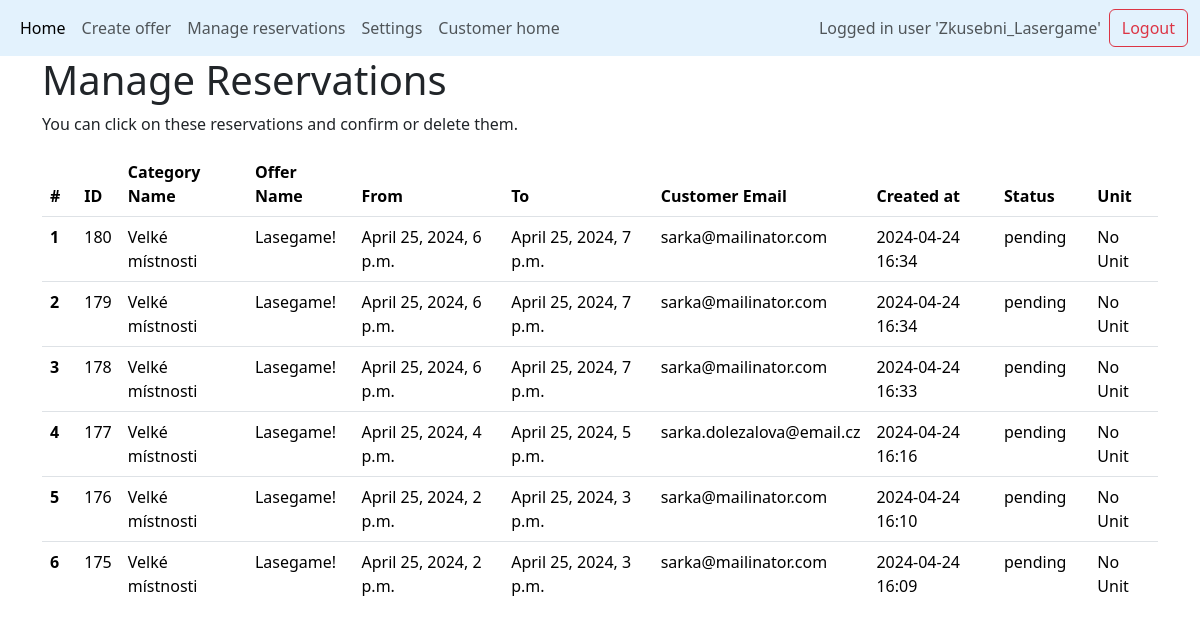
The page /managed_reservations (signed in) on the database as committed earlier.
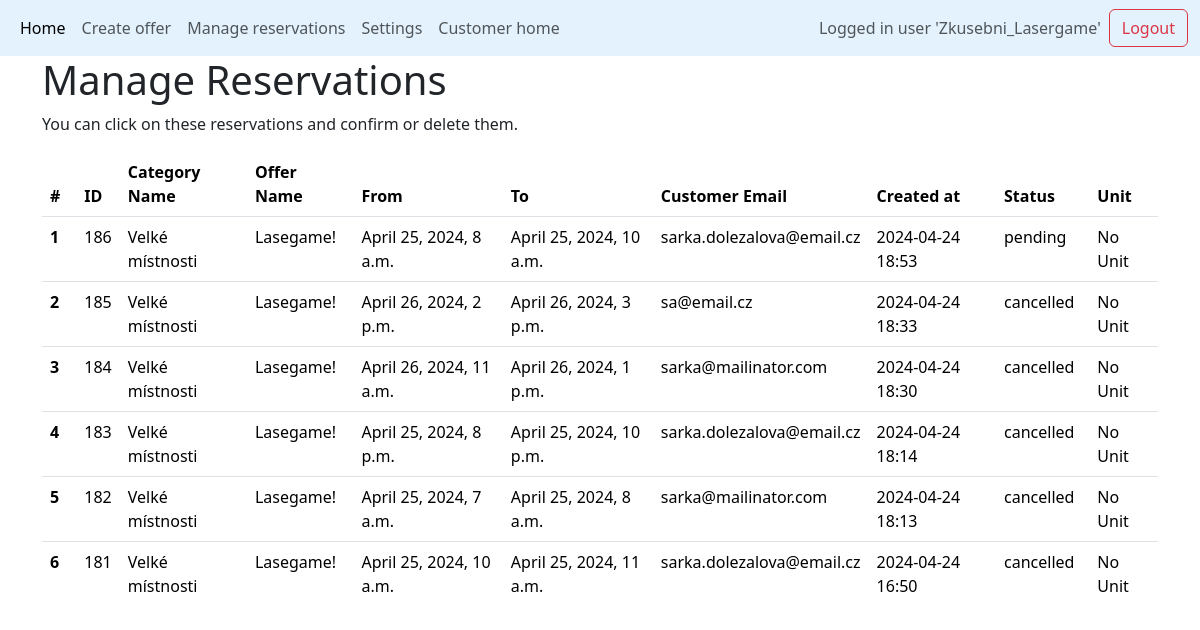
The same page on the database as committed later.
### base/models.py (models this page shows, shortened)
class Reservation(models.Model):
    reservation_from = models.DateTimeField(help_text="Start time/date of the reservation")
    reservation_to = models.DateTimeField(null=True, blank=True, help_text="End time/date of the reservation")
    submission_time = models.DateTimeField(default=timezone.now, help_text="When the reservation was submitted")
    confirmed_by_manager = models.CharField(
        max_length=1,
        choices=[("A", "Confirmed"), ("N", "Not Confirmed")],
        null=True,
        blank=True,
        help_text="Whether the reservation is confirmed by a manager"
    )
    customer_email = models.EmailField()
    customer_name = models.CharField(max_length=100)
    verification_token = models.CharField(max_length=64)  # Assuming you're using a hex token
    belongs_to_category = models.ForeignKey(Category, on_delete=models.CASCADE, related_name='reservations', help_text="The category of the unit being reserved")
    status = models.CharField(
        max_length=20,
        choices=[
            ("pending", "Pending"),
            ("confirmed", "Confirmed"),
            ("cancelled", "Cancelled"),
            ("completed", "Completed"),
        ],
        default="pending",
        help_text="The current status of the reservation"
    )
    class Meta:
        ordering = ['-submission_time'] # Reservations ordered in ascending order (earliest first)

class Category(models.Model):
    category_name = models.CharField(max_length=50)
    category_description = models.CharField(max_length=1000, null=True, blank=True)
    category_capacity = models.IntegerField(default=1,help_text="How many reservations at one time are possible? e.g.seminar = 20 or parkplace = 1")
    max_simultaneous_reservations = models.IntegerField(default=1)
    additional_time = models.DurationField(null=True, blank=True,default=timedelta(0))
    count_of_units = models.IntegerField(default=1,help_text="How many units are there in this category? e.g. 5 parkplaces for disabled people")
    created_at = models.DateTimeField(default=timezone.now)
    unit_names = models.JSONField(default=list) # list of unit names
    opening_time = models.TimeField(default=datetime.time(6, 0))
    closing_time = models.TimeField(default=datetime.time(23, 0)) #TODO 24:00 and default values 9:23-9:23
    belongs_to_offer = models.ForeignKey(Offer, on_delete=models.CASCADE)

class Offer(models.Model):
    offer_name = models.CharField(max_length=50)
    available_from = models.DateField(null=True, blank=True)
    available_to = models.DateField(null=True, blank=True)
    created_at = models.DateTimeField(default=timezone.now)
    manager_of_this_offer = models.ForeignKey(
        User, on_delete=models.CASCADE, null=True, blank=True
    )
    class Meta:
        unique_together = (
            "offer_name",
            "manager_of_this_offer",
        )  # there cannot be two same named offers managed by the same user

### base/views.py (the view)
# urls.py: path('managed_reservations',views.managed_reservations, name='managed_reservations' ),
@login_required
def managed_reservations(request):
    user_timezone = request.user.userprofile.timezone if hasattr(request.user, 'userprofile') else 'UTC'
    timezone.activate(user_timezone)
    categories = Category.objects.filter(
        belongs_to_offer__manager_of_this_offer=request.user
    )
    reservations = (
        Reservation.objects.filter(belongs_to_category__in=categories)
        .select_related("belongs_to_category", "belongs_to_category__belongs_to_offer")
        .prefetch_related("slots__unit")  # prefetching units through slots
        .order_by("-submission_time",
            "reservation_from", "belongs_to_category__belongs_to_offer__offer_name"
        )
    )
    return render(
        request,
        "managed_reservations.html",
        {
            "reservations": reservations,
        },
    )

### templates/managed_reservations.html (shortened to what this page needs)
{% extends 'main.html' %}
{% load crispy_forms_tags %}
{% load static %}
{% block content %}
<div class="container-md">
    <h1>Manage Reservations</h1>
    <p>You can click on these reservations and confirm or delete them.</p>
    {% if reservations %}
    <div class="table-responsive" style="max-height: 450px; overflow-y: auto;">
        <table class="table table-hover">
            <thead>
                <tr>
                    <th scope="col">#</th>
                    <th scope="col">ID</th>
                    <th scope="col">Category Name</th>
                    <th scope="col">Offer Name</th>
                    <th scope="col">From</th>
                    <th scope="col">To</th>
                    <th scope="col">Customer Email</th>
                    <th scope="col">Created at</th>
                    <th scope="col">Status</th>
                    <th scope="col">Unit</th>
                </tr>
            </thead>
            <tbody>
                {% for reservation in reservations %}
                <tr data-token="{{ reservation.verification_token }}" class="clickable-row">
                    <th scope="row">{{ forloop.counter }}</th>
                    <td>{{ reservation.id }}</td>
                    <td>{{ reservation.belongs_to_category.category_name }}</td>
                    <td>{{ reservation.belongs_to_category.belongs_to_offer.offer_name }}</td>
                    <td>{{ reservation.reservation_from }}</td>
                    <td>{{ reservation.reservation_to }}</td>
                    <td>{{ reservation.customer_email }}</td>
                    <td>{{ reservation.submission_time|date:"Y-m-d H:i" }}</td>
                    <td>{{ reservation.status}}</td>
                    <td>
                        {% with reservation.slots.all|first as slot %}
                            {% if slot and slot.unit.unit_name %}
                                {{ slot.unit.unit_name }}
                            {% elif slot and slot.unit %}
                                {{ slot.unit.id }}
                            {% else %}
                                No Unit
                            {% endif %}
                        {% endwith %}
                    </td>
                </tr>
                {% endfor %}
            </tbody>
        </table>
        {% else %}
        <p>No reservations found.</p>
    </div>
    {% endif %}
</div>
<link rel="stylesheet" href="{% static 'base/css/style.css' %}" type="text/css">
{% endblock %}

Rows that differ between the two databases and show on the page:
no longer on this page (row unchanged): Reservation: id "180", belongs_to_category.category_name "Velké místnosti", belongs_to_category.belongs_to_offer.offer_name "Lasegame!", reservation_from "April 25, 2024, 6 p.m.", reservation_to "April 25, 2024, 7 p.m.", customer_email "sarka@mailinator.com", submission_time "2024-04-24 16:34", status "pending"
no longer on this page (row unchanged): Reservation: id "179", belongs_to_category.category_name "Velké místnosti", belongs_to_category.belongs_to_offer.offer_name "Lasegame!", reservation_from "April 25, 2024, 6 p.m.", reservation_to "April 25, 2024, 7 p.m.", customer_email "sarka@mailinator.com", submission_time "2024-04-24 16:34", status "pending"
no longer on this page (row edited): Reservation: id "178", belongs_to_category.category_name "Velké místnosti", belongs_to_category.belongs_to_offer.offer_name "Lasegame!", reservation_from "April 25, 2024, 6 p.m.", reservation_to "April 25, 2024, 7 p.m.", customer_email "sarka@mailinator.com", submission_time "2024-04-24 16:33", status "pending"
no longer on this page (row unchanged): Reservation: id "177", belongs_to_category.category_name "Velké místnosti", belongs_to_category.belongs_to_offer.offer_name "Lasegame!", reservation_from "April 25, 2024, 4 p.m.", reservation_to "April 25, 2024, 5 p.m.", customer_email "sarka.dolezalova@email.cz", submission_time "2024-04-24 16:16", status "pending"
no longer on this page (row edited): Reservation: id "176", belongs_to_category.category_name "Velké místnosti", belongs_to_category.belongs_to_offer.offer_name "Lasegame!", reservation_from "April 25, 2024, 2 p.m.", reservation_to "April 25, 2024, 3 p.m.", customer_email "sarka@mailinator.com", submission_time "2024-04-24 16:10", status "pending"
no longer on this page (row unchanged): Reservation: id "175", belongs_to_category.category_name "Velké místnosti", belongs_to_category.belongs_to_offer.offer_name "Lasegame!", reservation_from "April 25, 2024, 2 p.m.", reservation_to "April 25, 2024, 3 p.m.", customer_email "sarka@mailinator.com", submission_time "2024-04-24 16:09", status "pending"
added Reservation: id "186", belongs_to_category.category_name "Velké místnosti", belongs_to_category.belongs_to_offer.offer_name "Lasegame!", reservation_from "April 25, 2024, 8 a.m.", reservation_to "April 25, 2024, 10 a.m.", customer_email "sarka.dolezalova@email.cz", submission_time "2024-04-24 18:53", status "pending"
added Reservation: id "185", belongs_to_category.category_name "Velké místnosti", belongs_to_category.belongs_to_offer.offer_name "Lasegame!", reservation_from "April 26, 2024, 2 p.m.", reservation_to "April 26, 2024, 3 p.m.", customer_email "sa@email.cz", submission_time "2024-04-24 18:33", status "cancelled"
added Reservation: id "184", belongs_to_category.category_name "Velké místnosti", belongs_to_category.belongs_to_offer.offer_name "Lasegame!", reservation_from "April 26, 2024, 11 a.m.", reservation_to "April 26, 2024, 1 p.m.", customer_email "sarka@mailinator.com", submission_time "2024-04-24 18:30", status "cancelled"
added Reservation: id "183", belongs_to_category.category_name "Velké místnosti", belongs_to_category.belongs_to_offer.offer_name "Lasegame!", reservation_from "April 25, 2024, 8 p.m.", reservation_to "April 25, 2024, 10 p.m.", customer_email "sarka.dolezalova@email.cz", submission_time "2024-04-24 18:14", status "cancelled"
added Reservation: id "182", belongs_to_category.category_name "Velké místnosti", belongs_to_category.belongs_to_offer.offer_name "Lasegame!", reservation_from "April 25, 2024, 7 a.m.", reservation_to "April 25, 2024, 8 a.m.", customer_email "sarka@mailinator.com", submission_time "2024-04-24 18:13", status "cancelled"
added Reservation: id "181", belongs_to_category.category_name "Velké místnosti", belongs_to_category.belongs_to_offer.offer_name "Lasegame!", reservation_from "April 25, 2024, 10 a.m.", reservation_to "April 25, 2024, 11 a.m.", customer_email "sarka.dolezalova@email.cz", submission_time "2024-04-24 16:50", status "cancelled"
